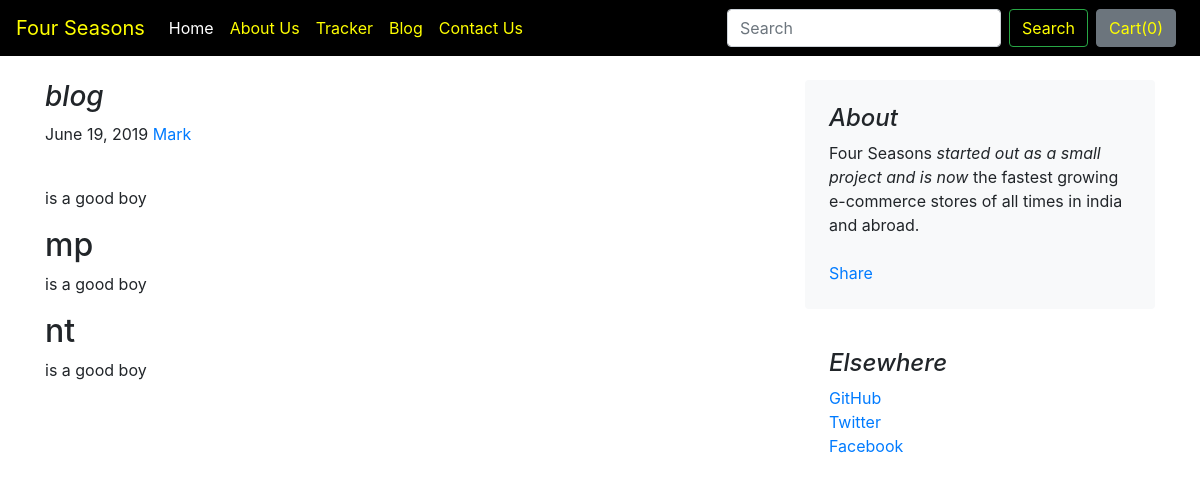
The page /blog/blogpost/1 on the database its author committed.
### blog/models.py (models this page shows)
class Blogpost(models.Model):
    post_id = models.AutoField(primary_key=True)
    title = models.CharField(max_length=50)
    head0 = models.CharField(max_length=500, default="")
    chead0 = models.CharField(max_length=5000, default="")
    head1 = models.CharField(max_length=500, default="")
    chead1 = models.CharField(max_length=5000, default="")
    head2 = models.CharField(max_length=500, default="")
    chead2 = models.CharField(max_length=5000, default="")
    pub_date = models.DateField()
    thumbnail = models.ImageField(upload_to='shop/images', default="")
    def __str__(self):
        return self.title

### blog/views.py (the view)
# urls.py: path("blogpost/<int:id>", views.blogpost, name="blogHome")
def blogpost(request,id):
    post = Blogpost.objects.filter(post_id=id)[0]
    print(post)
    return render(request, 'blog/blogpost.html',
                  {'post': post})

### blog/Templates/blog/blogpost.html (shortened to what this page needs)
{% extends 'blog/basic.html' %}
{% block body %}
<div class="container">
    <div class="row mt-4">
        <div class="col-md-8 blog-main">
            <h3 class="font-italic">
               {{ post.title }}
            </h3>
            <div class="blog-post">
                <p class="blog-post-meta">{{ post.pub_date }} <a href="#">Mark</a></p><br>
                <p>{{ post.chead0 }}</p>
                <h2 class="blog-post-title">{{ post.head1 }}</h2>
                <p>{{ post.chead0 }}</p>
                <h2 class="blog-post-title">{{ post.head2 }}</h2>
                <p>{{ post.chead0 }}</p>
            </div>
        </div>
        <aside class="col-md-4 blog-sidebar">
            <div class="p-4 mb-3 bg-light rounded">
                <h4 class="font-italic">About</h4>
                <p class="mb-0">Four Seasons <em>started out as a small project and is now</em> the fastest growing e-commerce stores of all times in india and abroad.</p><br>
            <div class="fb-share-button" data-href="http://127.0.0.1:8000/blog/blogpost/{{ post.post_id }}" data-layout="button_count" data-size="large"><a target="_blank" href="https://www.facebook.com/sharer/sharer.php?u=http%3A%2F%2F127.0.0.1%3A8000%2Fblog%2Fblogpost%2F1&amp;src=sdkpreparse" class="fb-xfbml-parse-ignore">Share</a></div>
            </div>
            <div class="p-4">
                <h4 class="font-italic">Elsewhere</h4>
                <ol class="list-unstyled">
                    <li><a href="#">GitHub</a></li>
                    <li><a href="#">Twitter</a></li>
                    <li><a href="#">Facebook</a></li>
                </ol>
            </div>
        </aside>
    </div>
</div>
{% endblock %}

### rows shown on the page
Blogpost: title "blog", pub_date "June 19, 2019", chead0 "is a good boy", head1 "mp", head2 "nt"
